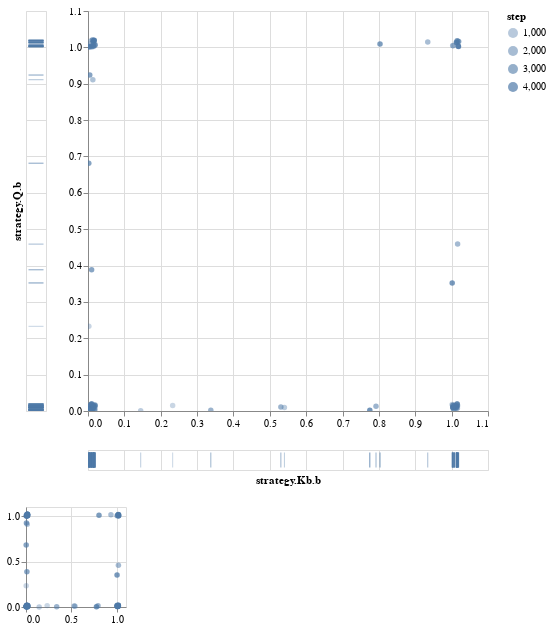

Write notebook code for a chart like this one.
### Markdown cell above
We can see them better on a scatter plots. Here $\sigma_i^T(I, a)$ seems to be moving around.

### Code cell
analytics.scatter(ind.strategy_Q_b, ind.strategy_Kb_b, noise=(0.02, 0.02),
                  width=400, height=400)

### Figure 1 — Vega-Lite specification as saved in the notebook (floating-point values rounded to 4 significant figures)
{"config": {"view": {"continuousWidth": 400, "continuousHeight": 300}}, "vconcat": [{"hconcat": [{"mark": "tick", "encoding": {"color": {"value": "#4E79A7"}, "opacity": {"type": "quantitative", "field": "step"}, "y": {"type": "quantitative", "axis": {"domain": false, "labels": false, "ticks": false}, "field": "y", "scale": {"domain": {"selection": "selector003", "encoding": "y"}}, "title": "strategy.Q.b"}}, "height": 400}, {"vconcat": [{"mark": "circle", "encoding": {"color": {"value": "#4E79A7"}, "opacity": {"type": "quantitative", "field": "step"}, "x": {"type": "quantitative", "field": "x", "scale": {"domain": {"selection": "selector003", "encoding": "x"}}, "title": ""}, "y": {"type": "quantitative", "field": "y", "scale": {"domain": {"selection": "selector003", "encoding": "y"}}, "title": ""}}, "height": 400, "width": 400}, {"mark": "tick", "encoding": {"color": {"value": "#4E79A7"}, "opacity": {"type": "quantitative", "field": "step"}, "x": {"type": "quantitative", "axis": {"domain": false, "labels": false, "ticks": false}, "field": "x", "scale": {"domain": {"selection": "selector003", "encoding": "x"}}, "title": "strategy.Kb.b"}}, "width": 400}]}]}, {"mark": "circle", "encoding": {"color": {"value": "#4E79A7"}, "opacity": {"type": "quantitative", "field": "step"}, "x": {"type": "quantitative", "field": "x", "title": ""}, "y": {"type": "quantitative", "field": "y", "title": ""}}, "height": 100, "selection": {"selector003": {"type": "interval", "encodings": ["x", "y"]}}, "width": 100.0}], "data": {"values": [{"step": 24.0, "x": 1.012, "y": 0.004566}, {"step": 69.0, "x": 0.2328, "y": 0.01514}, {"step": 119.0, "x": 0.01279, "y": 0.004171}, {"step": 169.0, "x": 0.01806, "y": 0.001956}, {"step": 219.0, "x": 0.002329, "y": 0.2329}, {"step": 269.0, "x": 0.005876, "y": 1.01}, {"step": 319.0, "x": 0.005808, "y": 1.017}, {"step": 369.0, "x": 0.00432, "y": 1.002}, {"step": 419.0, "x": 1.003, "y": 1.005}, {"step": 469.0, "x": 1.018, "y": 1.005}, {"step": 519.0, "x": 1.017, "y": 0.01524}, {"step": 569.0, "x": 1.007, "y": 0.004569}, {"step": 619.0, "x": 1.001, "y": 0.01819}, {"step": 669.0, "x": 1.005, "y": 0.01134}, {"step": 719.0, "x": 1.008, "y": 0.008872}, {"step": 769.0, "x": 0.5401, "y": 0.009552}, {"step": 819.0, "x": 0.145, "y": 0.0005288}, {"step": 869.0, "x": 0.01753, "y": 0.003649}, {"step": 919.0, "x": 0.01933, "y": 0.01684}, {"step": 969.0, "x": 0.01545, "y": 0.01119}, {"step": 1019.0, "x": 0.0151, "y": 0.01396}, {"step": 1069.0, "x": 0.01138, "y": 0.002995}, {"step": 1119.0, "x": 0.01885, "y": 0.002714}, {"step": 1169.0, "x": 0.002965, "y": 0.009768}, {"step": 1219.0, "x": 0.01083, "y": 0.009468}, {"step": 1269.0, "x": 0.00897, "y": 0.01541}, {"step": 1319.0, "x": 0.01918, "y": 0.007953}, {"step": 1369.0, "x": 0.0003658, "y": 0.004707}, {"step": 1419.0, "x": 0.00537, "y": 0.008415}, {"step": 1469.0, "x": 0.01586, "y": 0.01445}, {"step": 1519.0, "x": 0.001527, "y": 0.01162}, {"step": 1569.0, "x": 0.01332, "y": 0.9111}, {"step": 1619.0, "x": 0.01564, "y": 1.013}, {"step": 1669.0, "x": 0.002421, "y": 1.002}, {"step": 1719.0, "x": 0.003847, "y": 1.001}, {"step": 1769.0, "x": 0.01425, "y": 1.005}, {"step": 1819.0, "x": 0.01941, "y": 1.008}, {"step": 1869.0, "x": 0.009464, "y": 1.001}, {"step": 1919.0, "x": 0.01531, "y": 1.002}, {"step": 1969.0, "x": 0.9343, "y": 1.014}, {"step": 2019.0, "x": 1.004, "y": 1.004}, {"step": 2069.0, "x": 1.015, "y": 1.013}, {"step": 2119.0, "x": 1.013, "y": 1.014}, {"step": 2169.0, "x": 1.016, "y": 0.4589}, {"step": 2219.0, "x": 1.015, "y": 0.01831}, {"step": 2269.0, "x": 1.005, "y": 0.002289}, {"step": 2319.0, "x": 1.015, "y": 0.01955}, {"step": 2369.0, "x": 1.014, "y": 0.01319}, {"step": 2419.0, "x": 1.008, "y": 0.009956}, {"step": 2469.0, "x": 1.015, "y": 0.01951}, {"step": 2519.0, "x": 1.016, "y": 0.008537}, {"step": 2569.0, "x": 0.792, "y": 0.01318}, {"step": 2619.0, "x": 0.5304, "y": 0.01086}, {"step": 2669.0, "x": 0.3378, "y": 0.001908}, {"step": 2719.0, "x": 0.008379, "y": 0.01718}, {"step": 2769.0, "x": 0.009172, "y": 0.01908}, {"step": 2819.0, "x": 0.00508, "y": 0.004832}, {"step": 2869.0, "x": 0.01509, "y": 0.008924}, {"step": 2919.0, "x": 0.01597, "y": 0.01367}, {"step": 2969.0, "x": 0.008775, "y": 0.0187}, {"step": 3019.0, "x": 0.01019, "y": 0.0004843}, {"step": 3069.0, "x": 0.007185, "y": 0.005433}, {"step": 3119.0, "x": 0.01204, "y": 0.007301}, {"step": 3169.0, "x": 0.005905, "y": 0.01408}, {"step": 3219.0, "x": 0.01913, "y": 0.01402}, {"step": 3269.0, "x": 0.01401, "y": 0.01203}, {"step": 3319.0, "x": 0.01909, "y": 0.01573}, {"step": 3369.0, "x": 0.002738, "y": 0.009281}, {"step": 3419.0, "x": 0.0008083, "y": 0.001838}, {"step": 3469.0, "x": 0.002954, "y": 0.004096}, {"step": 3519.0, "x": 0.008466, "y": 0.003103}, {"step": 3569.0, "x": 0.003458, "y": 0.004735}, {"step": 3619.0, "x": 0.01106, "y": 0.01957}, {"step": 3669.0, "x": 0.01481, "y": 0.008995}, {"step": 3719.0, "x": 0.004478, "y": 0.001818}, {"step": 3769.0, "x": 0.009961, "y": 0.3883}, {"step": 3819.0, "x": 0.002139, "y": 0.6815}, {"step": 3869.0, "x": 0.004883, "y": 0.9239}, {"step": 3919.0, "x": 0.01431, "y": 1.015}, {"step": 3969.0, "x": 0.007314, "y": 1.003}, {"step": 4019.0, "x": 0.0152, "y": 1.019}, {"step": 4069.0, "x": 0.01417, "y": 1.004}, {"step": 4119.0, "x": 0.017, "y": 1.019}, {"step": 4169.0, "x": 0.01705, "y": 1.02}, {"step": 4219.0, "x": 0.01195, "y": 1.02}, {"step": 4269.0, "x": 0.01905, "y": 1.006}, {"step": 4319.0, "x": 0.803, "y": 1.009}, {"step": 4369.0, "x": 1.018, "y": 1.003}, {"step": 4419.0, "x": 1.014, "y": 1.013}, {"step": 4469.0, "x": 1.019, "y": 1.016}, {"step": 4519.0, "x": 1.019, "y": 1.003}, {"step": 4569.0, "x": 1.015, "y": 1.018}, {"step": 4619.0, "x": 1.002, "y": 0.3522}, {"step": 4669.0, "x": 1.014, "y": 0.01337}, {"step": 4719.0, "x": 1.003, "y": 0.009056}, {"step": 4769.0, "x": 1.003, "y": 0.01587}, {"step": 4819.0, "x": 1.014, "y": 0.013}, {"step": 4869.0, "x": 1.012, "y": 0.008688}, {"step": 4919.0, "x": 1.003, "y": 0.01004}, {"step": 4969.0, "x": 1.008, "y": 0.01513}, {"step": 4999.0, "x": 0.775, "y": 0.002298}]}, "$schema": "https://vega.github.io/schema/vega-lite/v4.8.1.json"}
